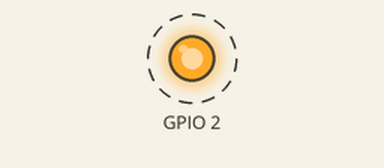
Simulated run of this sketch. Board: ESP8266 (NodeMCU). Parts: output pins drawn as LEDs (lit = HIGH). Dashed ring = blinking. What the sketch prints to the serial monitor is not drawn.

Above: at 0.2 s.
Timing chart, 0 to 3.0 s (numbered marks = the images above):
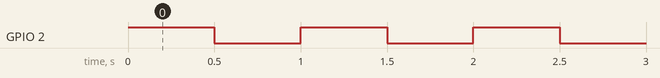

The sketch:

erase-wifi-credentials.ino
```cpp
#include <ESP8266WiFi.h>

String oldSsid = "";

void setup() {
  // GPIO02 on ESP-12 module is linked to on-board LED
  pinMode(2, OUTPUT);

	Serial.begin(115200);
}

void loop() {
  blinkLED();

  if (hasWiFiCredentials()) {
    storeOldSSID();
    eraseWiFiCredentials();
  } else {
    printOldNewWifi();
  }
}

void blinkLED() {
  digitalWrite(2, HIGH);
  delay(500);

  digitalWrite(2, LOW);
  delay(500);
}

bool hasWiFiCredentials() {
  if (WiFi.SSID() != "") {
    return true;
  } else {
    return false;
  }
}

void storeOldSSID() {
  oldSsid = WiFi.SSID();
  Serial.print("[INFO] WiFi SSID exists: ");
  Serial.println(oldSsid);
}

void eraseWiFiCredentials() {
  WiFi.disconnect(true);
  ESP.eraseConfig();
  Serial.println("[INFO] WiFi credentials are erased.");
}

void printOldNewWifi() {
  Serial.print("[INFO] Old WiFi SSID: ");
  Serial.println(oldSsid);

  Serial.print("[INFO] New WiFi SSID: ");
  Serial.println(WiFi.SSID());
}
```

Measured:
- by itself, GPIO 2: alternates HIGH for 0.50 s and LOW for 0.50 s
